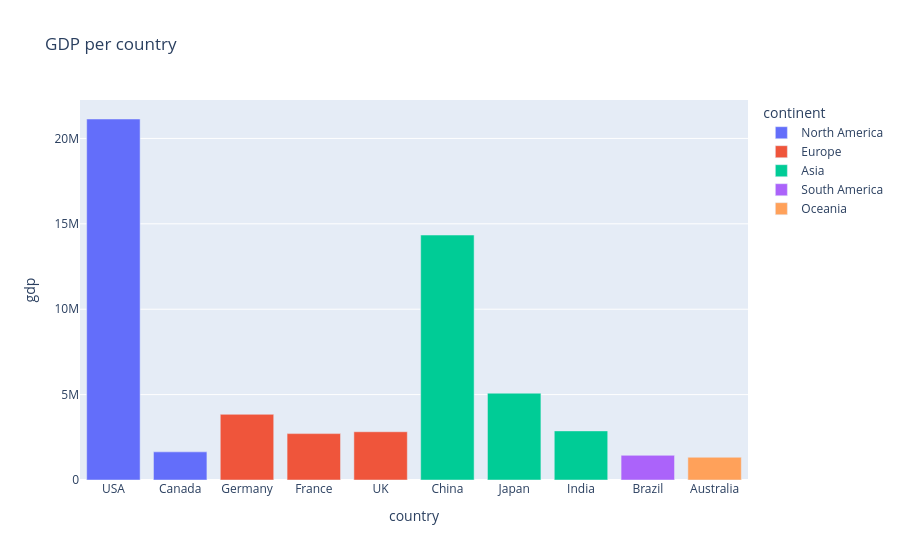

Notebook code cell kept with this figure:
### Code cell
#@title 🛜 make_html_filename

# Create proper data

data = {
    'country': ['USA', 'Canada', 'Germany', 'France', 'UK', 'China', 'Japan', 'India', 'Brazil', 'Australia'],
    'continent': ['North America', 'North America', 'Europe', 'Europe', 'Europe', 'Asia', 'Asia', 'Asia', 'South America', 'Oceania'],
    'gdp': [21137518, 1647000, 3845630, 2715518, 2825208, 14342903, 5081770, 2875142, 1444731, 1330155]
}

df = pd.DataFrame(data)

# Build a plot
plot_title = 'GDP per country'
fig = px.bar(df, x='country', y ='gdp', color='continent', title = plot_title)

# This cell drops a programming-friendly HTML filename into the runtime

fig.write_html(make_html_filename(plot_title))
fig.show()

### Figure 1 — Plotly figure (JSON) as saved in the notebook; plotly's stock layout.template omitted (floating-point values rounded to 4 significant figures)
{"data": [{"alignmentgroup": "True", "hovertemplate": "continent=North America<br>country=%{x}<br>gdp=%{y}<extra></extra>", "legendgroup": "North America", "marker": {"color": "#636efa", "pattern": {"shape": ""}}, "name": "North America", "offsetgroup": "North America", "orientation": "v", "showlegend": true, "textposition": "auto", "type": "bar", "x": ["USA", "Canada"], "xaxis": "x", "y": [21137518, 1647000], "yaxis": "y"}, {"alignmentgroup": "True", "hovertemplate": "continent=Europe<br>country=%{x}<br>gdp=%{y}<extra></extra>", "legendgroup": "Europe", "marker": {"color": "#EF553B", "pattern": {"shape": ""}}, "name": "Europe", "offsetgroup": "Europe", "orientation": "v", "showlegend": true, "textposition": "auto", "type": "bar", "x": ["Germany", "France", "UK"], "xaxis": "x", "y": [3845630, 2715518, 2825208], "yaxis": "y"}, {"alignmentgroup": "True", "hovertemplate": "continent=Asia<br>country=%{x}<br>gdp=%{y}<extra></extra>", "legendgroup": "Asia", "marker": {"color": "#00cc96", "pattern": {"shape": ""}}, "name": "Asia", "offsetgroup": "Asia", "orientation": "v", "showlegend": true, "textposition": "auto", "type": "bar", "x": ["China", "Japan", "India"], "xaxis": "x", "y": [14342903, 5081770, 2875142], "yaxis": "y"}, {"alignmentgroup": "True", "hovertemplate": "continent=South America<br>country=%{x}<br>gdp=%{y}<extra></extra>", "legendgroup": "South America", "marker": {"color": "#ab63fa", "pattern": {"shape": ""}}, "name": "South America", "offsetgroup": "South America", "orientation": "v", "showlegend": true, "textposition": "auto", "type": "bar", "x": ["Brazil"], "xaxis": "x", "y": [1444731], "yaxis": "y"}, {"alignmentgroup": "True", "hovertemplate": "continent=Oceania<br>country=%{x}<br>gdp=%{y}<extra></extra>", "legendgroup": "Oceania", "marker": {"color": "#FFA15A", "pattern": {"shape": ""}}, "name": "Oceania", "offsetgroup": "Oceania", "orientation": "v", "showlegend": true, "textposition": "auto", "type": "bar", "x": ["Australia"], "xaxis": "x", "y": [1330155], "yaxis": "y"}], "layout": {"autosize": true, "barmode": "relative", "legend": {"title": {"text": "continent"}, "tracegroupgap": 0}, "title": {"text": "GDP per country"}, "xaxis": {"anchor": "y", "autorange": true, "domain": [0, 1], "range": [-0.5, 9.5], "title": {"text": "country"}, "type": "category"}, "yaxis": {"anchor": "x", "autorange": true, "domain": [0, 1], "range": [0, 22250000.0], "title": {"text": "gdp"}, "type": "linear"}}}
